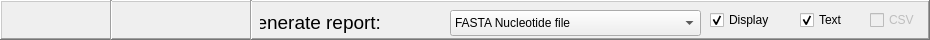
         <widget class="QFrame" name="frame_7">
          <property name="sizePolicy">
           <sizepolicy hsizetype="Preferred" vsizetype="Preferred">
            <horstretch>0</horstretch>
            <verstretch>0</verstretch>
           </sizepolicy>
          </property>
          <property name="minimumSize">
           <size>
            <width>0</width>
            <height>40</height>
           </size>
          </property>
          <property name="maximumSize">
           <size>
            <width>940</width>
            <height>34</height>
           </size>
          </property>
          <property name="frameShape">
           <enum>QFrame::WinPanel</enum>
          </property>
          <property name="frameShadow">
           <enum>QFrame::Raised</enum>
          </property>
          <widget class="QPushButton" name="btnCopyRecords">
           <property name="geometry">
            <rect>
             <x>120</x>
             <y>0</y>
             <width>70</width>
             <height>40</height>
            </rect>
           </property>
           <property name="sizePolicy">
            <sizepolicy hsizetype="Fixed" vsizetype="Preferred">
             <horstretch>0</horstretch>
             <verstretch>0</verstretch>
            </sizepolicy>
           </property>
           <property name="minimumSize">
            <size>
             <width>0</width>
             <height>0</height>
            </size>
           </property>
           <property name="maximumSize">
            <size>
             <width>16777215</width>
             <height>50</height>
            </size>
           </property>
           <property name="toolTip">
            <string>&lt;html&gt;&lt;head/&gt;&lt;body&gt;&lt;p&gt;Copy checked records into another database&lt;/p&gt;&lt;/body&gt;&lt;/html&gt;</string>
           </property>
           <property name="icon">
            <iconset resource="../VGenes/Resources/VgenesResources.qrc">
             <normaloff>:/PNG-Icons/Duplicate.png</normaloff>:/PNG-Icons/Duplicate.png</iconset>
           </property>
           <property name="iconSize">
            <size>
             <width>24</width>
             <height>24</height>
            </size>
           </property>
           <property name="flat">
            <bool>true</bool>
           </property>
          </widget>
          <widget class="QPushButton" name="btnExtractRecords">
           <property name="geometry">
            <rect>
             <x>180</x>
             <y>0</y>
             <width>70</width>
             <height>40</height>
            </rect>
           </property>
           <property name="sizePolicy">
            <sizepolicy hsizetype="Fixed" vsizetype="Preferred">
             <horstretch>0</horstretch>
             <verstretch>0</verstretch>
            </sizepolicy>
           </property>
           <property name="minimumSize">
            <size>
             <width>0</width>
             <height>0</height>
            </size>
           </property>
           <property name="maximumSize">
            <size>
             <width>16777215</width>
             <height>50</height>
            </size>
           </property>
           <property name="toolTip">
            <string>&lt;html&gt;&lt;head/&gt;&lt;body&gt;&lt;p&gt;Make a new VGenes database file from checked records&lt;/p&gt;&lt;/body&gt;&lt;/html&gt;</string>
           </property>
           <property name="icon">
            <iconset resource="../VGenes/Resources/VgenesResources.qrc">
             <normaloff>:/PNG-Icons/Insert.png</normaloff>:/PNG-Icons/Insert.png</iconset>
           </property>
           <property name="iconSize">
            <size>
             <width>24</width>
             <height>24</height>
            </size>
           </property>
           <property name="flat">
            <bool>true</bool>
           </property>
          </widget>
          <widget class="QPushButton" name="btnQuery">
           <property name="geometry">
            <rect>
             <x>380</x>
             <y>0</y>
             <width>70</width>
             <height>40</height>
            </rect>
           </property>
           <property name="sizePolicy">
            <sizepolicy hsizetype="Fixed" vsizetype="Preferred">
             <horstretch>0</horstretch>
             <verstretch>0</verstretch>
            </sizepolicy>
           </property>
           <property name="minimumSize">
            <size>
             <width>0</width>
             <height>0</height>
            </size>
           </property>
           <property name="maximumSize">
            <size>
             <width>16777215</width>
             <height>50</height>
            </size>
           </property>
           <property name="toolTip">
            <string>generate report or subset based on checked items</string>
           </property>
           <property name="icon">
            <iconset resource="../VGenes/Resources/VgenesResources.qrc">
             <normaloff>:/PNG-Icons/Query.png</normaloff>:/PNG-Icons/Query.png</iconset>
           </property>
           <property name="iconSize">
            <size>
             <width>24</width>
             <height>24</height>
            </size>
           </property>
           <property name="flat">
            <bool>true</bool>
           </property>
          </widget>
          <widget class="Line" name="line_5">
           <property name="geometry">
            <rect>
             <x>250</x>
             <y>0</y>
             <width>3</width>
             <height>40</height>
            </rect>
           </property>
           <property name="orientation">
            <enum>Qt::Vertical</enum>
           </property>
          </widget>
          <widget class="QComboBox" name="cboReportOptions">
           <property name="geometry">
            <rect>
             <x>450</x>
             <y>10</y>
             <width>251</width>
             <height>26</height>
            </rect>
           </property>
           <item>
            <property name="text">
             <string>FASTA Nucleotide file</string>
            </property>
           </item>
           <item>
            <property name="text">
             <string>FASTA Amino Acid file</string>
            </property>
           </item>
           <item>
            <property name="text">
             <string>FASTA Germline Nucleotide file</string>
            </property>
           </item>
           <item>
            <property name="text">
             <string>FASTA Germline Amino Acid file</string>
            </property>
           </item>
           <item>
            <property name="text">
             <string>AbVec cloning PCR</string>
            </property>
           </item>
           <item>
            <property name="text">
             <string>Sequence summary</string>
            </property>
           </item>
           <item>
            <property name="text">
             <string>Comma seperated values (.csv)</string>
            </property>
           </item>
           <item>
            <property name="text">
             <string>Custom report</string>
            </property>
           </item>
           <item>
            <property name="text">
             <string>10x Synthesis report</string>
            </property>
           </item>
          </widget>
          <widget class="QCheckBox" name="ckReportDisplay">
           <property name="geometry">
            <rect>
             <x>710</x>
             <y>10</y>
             <width>71</width>
             <height>20</height>
            </rect>
           </property>
           <property name="text">
            <string>Display</string>
           </property>
           <property name="checked">
            <bool>true</bool>
           </property>
          </widget>
          <widget class="QCheckBox" name="ckReportText">
           <property name="geometry">
            <rect>
             <x>800</x>
             <y>10</y>
             <width>51</width>
             <height>20</height>
            </rect>
           </property>
           <property name="text">
            <string>Text</string>
           </property>
           <property name="checked">
            <bool>true</bool>
           </property>
          </widget>
          <widget class="QCheckBox" name="ckReportCSV">
           <property name="enabled">
            <bool>false</bool>
           </property>
           <property name="geometry">
            <rect>
             <x>870</x>
             <y>10</y>
             <width>51</width>
             <height>20</height>
            </rect>
           </property>
           <property name="text">
            <string>CSV</string>
           </property>
          </widget>
          <widget class="QLabel" name="seqlabel_26">
           <property name="geometry">
            <rect>
             <x>260</x>
             <y>10</y>
             <width>121</width>
             <height>25</height>
            </rect>
           </property>
           <property name="sizePolicy">
            <sizepolicy hsizetype="Preferred" vsizetype="Preferred">
             <horstretch>0</horstretch>
             <verstretch>0</verstretch>
            </sizepolicy>
           </property>
           <property name="minimumSize">
            <size>
             <width>0</width>
             <height>0</height>
            </size>
           </property>
           <property name="font">
            <font>
             <family>Lucida Grande</family>
             <pointsize>14</pointsize>
            </font>
           </property>
           <property name="text">
            <string>Generate report:</string>
           </property>
           <property name="alignment">
            <set>Qt::AlignRight|Qt::AlignTrailing|Qt::AlignVCenter</set>
           </property>
          </widget>
          <widget class="Line" name="line_6">
           <property name="geometry">
            <rect>
             <x>110</x>
             <y>0</y>
             <width>3</width>
             <height>40</height>
            </rect>
           </property>
           <property name="orientation">
            <enum>Qt::Vertical</enum>
           </property>
          </widget>
          <widget class="QPushButton" name="btnDeleteRecord_2">
           <property name="geometry">
            <rect>
             <x>10</x>
             <y>10</y>
             <width>70</width>
             <height>25</height>
            </rect>
           </property>
           <property name="sizePolicy">
            <sizepolicy hsizetype="Fixed" vsizetype="Preferred">
             <horstretch>0</horstretch>
             <verstretch>0</verstretch>
            </sizepolicy>
           </property>
           <property name="minimumSize">
            <size>
             <width>0</width>
             <height>0</height>
            </size>
           </property>
           <property name="maximumSize">
            <size>
             <width>16777215</width>
             <height>16777215</height>
            </size>
           </property>
           <property name="toolTip">
            <string>&lt;html&gt;&lt;head/&gt;&lt;body&gt;&lt;p&gt;Delete currently selected&lt;/p&gt;&lt;/body&gt;&lt;/html&gt;</string>
           </property>
           <property name="text">
            <string/>
           </property>
           <property name="icon">
            <iconset resource="../VGenes/Resources/VgenesResources.qrc">
             <normaloff>:/PNG-Icons/delete.png</normaloff>:/PNG-Icons/delete.png</iconset>
           </property>
           <property name="iconSize">
            <size>
             <width>24</width>
             <height>24</height>
            </size>
           </property>
           <property name="flat">
            <bool>true</bool>
           </property>
          </widget>
         </widget>
